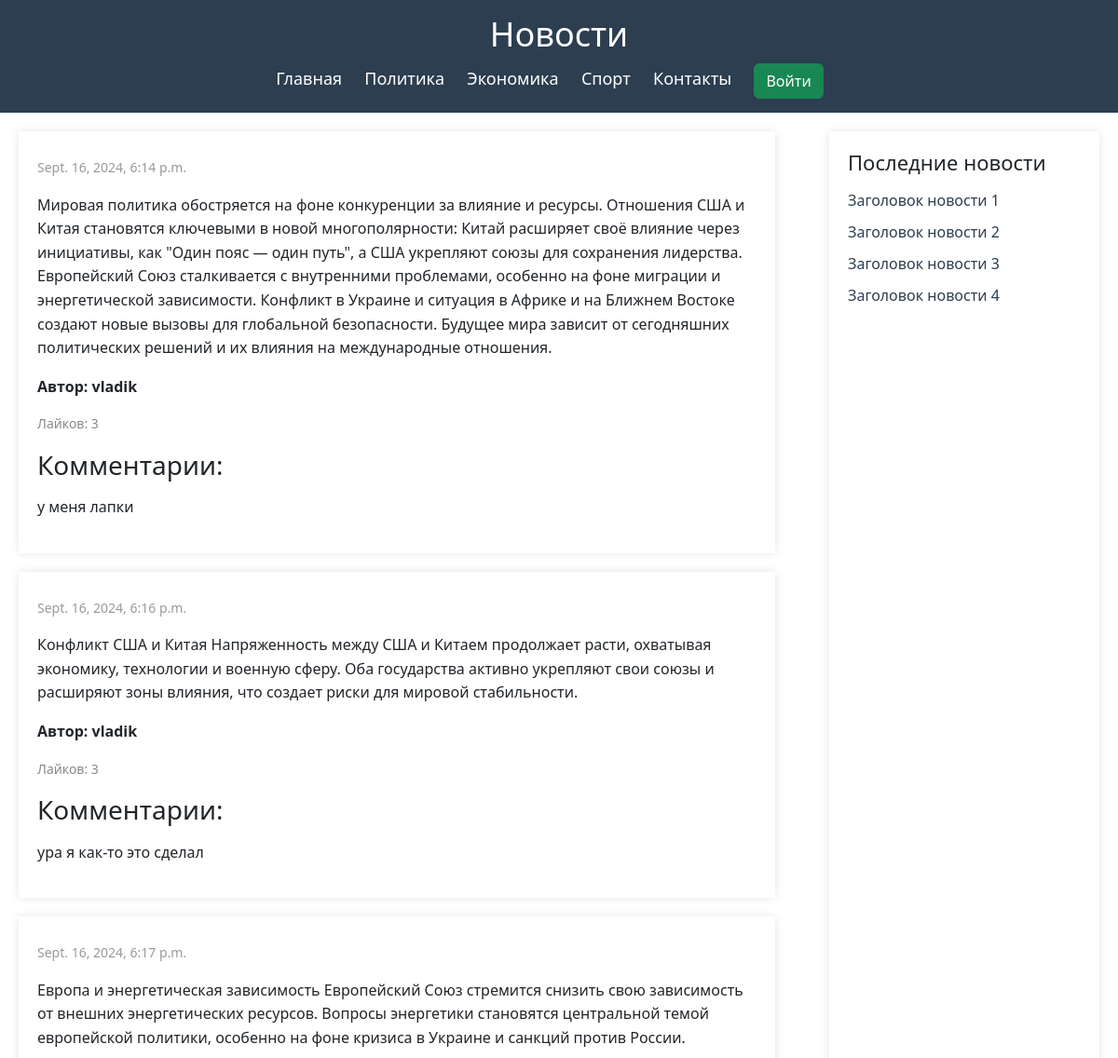
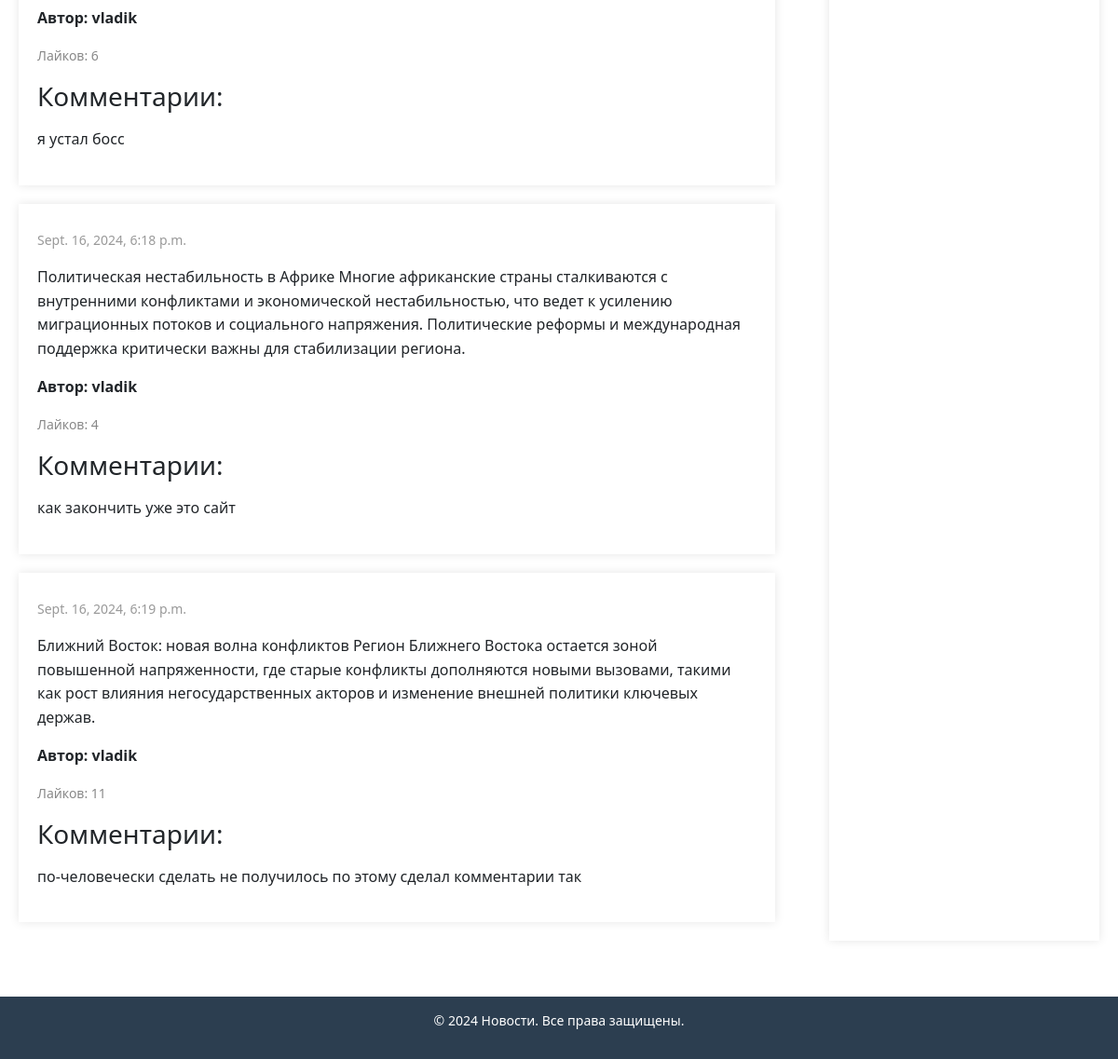
The app's page /forum/ with its own data (2 pictures, top to bottom).
### forum/models.py (models this page shows, shortened)
class Post(models.Model):
    text = models.TextField()
    author = models.CharField(max_length=50)
    pub_date = models.DateTimeField("date_published")
    likes = models.PositiveIntegerField(default=0)
    comments = models.TextField(blank=True, default="")

### forum/views.py (the view, shortened to what this page needs)
# urls.py: path("", views.index, name="index"),
def index(request):
    posts = Post.objects.all()  # Получаем все посты
    return render(request, 'forum/index.html', {'posts': posts})

### forum/templates/forum/index.html (shortened to what this page needs)
{% extends "forum/base.html" %} {% block title %}Новости{% endblock title %}
{%block content %}
<header>
  <div class="logo">
    <h1>Новости</h1>
  </div>
  <nav>
    <ul>
      <li><a href="#">Главная</a></li>
      <li><a href="#">Политика</a></li>
      <li><a href="#">Экономика</a></li>
      <li><a href="#">Спорт</a></li>
      <li><a href="#">Контакты</a></li>
      <li>
        <button
          type="button"
          class="btn btn-success"
          data-bs-toggle="modal"
          data-bs-target="#loginModal"
        >
          Войти
        </button>
      </li>
    </ul>
  </nav>
</header>
<div class="container">
  <div class="main-content">
    {% for post in posts %}
    <div class="news-post">
      <p class="date">{{ post.pub_date }}</p>
      <p>{{ post.text }}</p>
      <p class="author">Автор: {{ post.author }}</p>
      <p class="likes">Лайков: {{ post.likes }}</p>
      <div class="comments-section">
        <h3>Комментарии:</h3>
        {% if post.comments %}
        <p>{{ post.comments|linebreaks }}</p>
        {% else %}
        <p>Комментариев нет</p>
        {% endif %}
      </div>
    </div>
    {% empty %}
    <p>Новостей пока нет.</p>
    {% endfor %}
  </div>
  <aside class="sidebar">
    <h3>Последние новости</h3>
    <ul>
      <li><a href="#">Заголовок новости 1</a></li>
      <li><a href="#">Заголовок новости 2</a></li>
      <li><a href="#">Заголовок новости 3</a></li>
      <li><a href="#">Заголовок новости 4</a></li>
    </ul>
  </aside>
</div>
<footer>
  <p>&copy; 2024 Новости. Все права защищены.</p>
</footer>
{%endblock content%}

### forum/templates/forum/base.html (shortened to what this page needs)
{% load static %}
<html>
    <head>
        <link rel="stylesheet" href="{% static "css/bootstrap.min.css" %}"/>
        <link rel="stylesheet" href="{% static "css/style.css" %}"/>
    </head>
    <body>
            {% block content %}{% endblock content %}
    </body>
</html>

### static/css/style.css (style rules this page uses)
header { background-color: #2c3e50; color: #fff; padding: 15px 0; text-align: center; }
header .logo h1 { margin: 0; font-size: 36px; }
nav { margin-top: 10px; }
nav ul { list-style: none; padding: 0; margin: 0; }
nav ul li { display: inline-block; margin-right: 20px; }
nav ul li a { color: #fff; text-decoration: none; font-size: 18px; }
.container { display: flex; justify-content: space-between; padding: 20px; max-width: 1200px; margin: 0 auto; }
.main-content { width: 70%; }
.sidebar { width: 25%; background-color: #fff; padding: 20px; box-shadow: 0 0 10px rgba(0, 0, 0, 0.1); }
.sidebar h3 { font-size: 22px; margin-bottom: 15px; }
.sidebar ul { list-style: none; padding: 0; }
.sidebar ul li { margin-bottom: 10px; }
.sidebar ul li a { color: #2c3e50; text-decoration: none; }
.news-post { background-color: #fff; padding: 20px; margin-bottom: 20px; box-shadow: 0 0 10px rgba(0, 0, 0, 0.1); }
.news-post .date { font-size: 14px; color: #999; }
.news-post p { line-height: 1.6; font-size: 16px; }
.news-post .author { font-weight: bold; margin-top: 10px; }
.news-post .likes { font-size: 14px; color: #888; margin-top: 5px; }
footer { background-color: #2c3e50; color: #fff; text-align: center; padding: 15px 0; margin-top: 40px; font-size: 14px; }

### records on screen
Post: pub_date "Sept. 16, 2024, 6:14 p.m.", text "Мировая политика обостряется на фоне конкуренции за влияние и ресурсы. Отношения США и Китая становятся ключевыми в новой многополярности: Китай расширяет своё влияние через инициативы, как \"Один пояс — один путь\", а США укрепляют союзы для сохранения лидерства. Европейский Союз сталкивается с внутренними проблемами, особенно на фоне миграции и энергетической зависимости. Конфликт в Украине и ситуация в Африке и на Ближнем Востоке создают новые вызовы для глобальной безопасности. Будущее мира зависит от сегодняшних политических решений и их влияния на международные отношения.", author "vladik", likes "3", comments "у меня лапки"
Post: pub_date "Sept. 16, 2024, 6:16 p.m.", text "Конфликт США и Китая Напряженность между США и Китаем продолжает расти, охватывая экономику, технологии и военную сферу. Оба государства активно укрепляют свои союзы и расширяют зоны влияния, что создает риски для мировой стабильности.", author "vladik", likes "3", comments "ура я как-то это сделал"
Post: pub_date "Sept. 16, 2024, 6:17 p.m.", text "Европа и энергетическая зависимость Европейский Союз стремится снизить свою зависимость от внешних энергетических ресурсов. Вопросы энергетики становятся центральной темой европейской политики, особенно на фоне кризиса в Украине и санкций против России.", author "vladik", likes "6", comments "я устал босс"
Post: pub_date "Sept. 16, 2024, 6:18 p.m.", text "Политическая нестабильность в Африке Многие африканские страны сталкиваются с внутренними конфликтами и экономической нестабильностью, что ведет к усилению миграционных потоков и социального напряжения. Политические реформы и международная поддержка критически важны для стабилизации региона.", author "vladik", likes "4", comments "как закончить уже это сайт"
Post: pub_date "Sept. 16, 2024, 6:19 p.m.", text "Ближний Восток: новая волна конфликтов Регион Ближнего Востока остается зоной повышенной напряженности, где старые конфликты дополняются новыми вызовами, такими как рост влияния негосударственных акторов и изменение внешней политики ключевых держав.", author "vladik", likes "11", comments "по-человечески сделать не получилось по этому сделал комментарии так"
